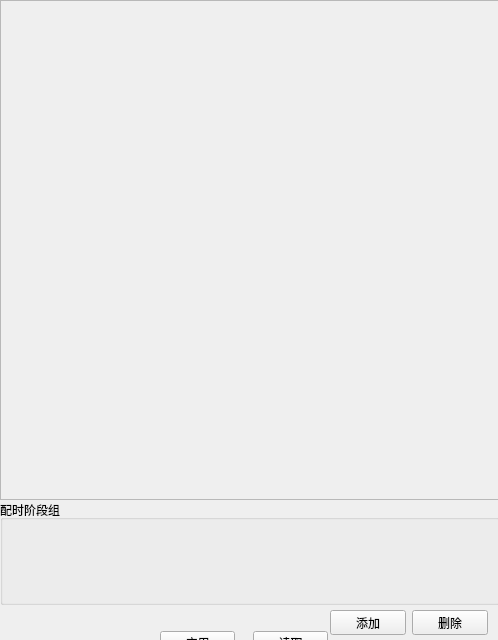
<?xml version="1.0" encoding="UTF-8"?>
<ui version="4.0">
 <class>WStage</class>
 <widget class="QWidget" name="WStage">
  <property name="geometry">
   <rect>
    <x>0</x>
    <y>0</y>
    <width>498</width>
    <height>640</height>
   </rect>
  </property>
  <property name="windowTitle">
   <string>Form</string>
  </property>
  <widget class="QFrame" name="framePhase">
   <property name="geometry">
    <rect>
     <x>0</x>
     <y>0</y>
     <width>500</width>
     <height>500</height>
    </rect>
   </property>
   <property name="frameShape">
    <enum>QFrame::StyledPanel</enum>
   </property>
   <property name="frameShadow">
    <enum>QFrame::Raised</enum>
   </property>
  </widget>
  <widget class="QGroupBox" name="frameGroup">
   <property name="geometry">
    <rect>
     <x>0</x>
     <y>500</y>
     <width>500</width>
     <height>105</height>
    </rect>
   </property>
   <property name="minimumSize">
    <size>
     <width>500</width>
     <height>105</height>
    </size>
   </property>
   <property name="title">
    <string>配时阶段组</string>
   </property>
   <layout class="QHBoxLayout" name="horizontalLayout_2"/>
  </widget>
  <widget class="QPushButton" name="btnRead">
   <property name="geometry">
    <rect>
     <x>253</x>
     <y>631</y>
     <width>75</width>
     <height>23</height>
    </rect>
   </property>
   <property name="text">
    <string>读取</string>
   </property>
  </widget>
  <widget class="QPushButton" name="btnApp">
   <property name="geometry">
    <rect>
     <x>160</x>
     <y>631</y>
     <width>75</width>
     <height>23</height>
    </rect>
   </property>
   <property name="text">
    <string>应用</string>
   </property>
  </widget>
  <widget class="QWidget" name="layoutWidget">
   <property name="geometry">
    <rect>
     <x>330</x>
     <y>610</y>
     <width>158</width>
     <height>25</height>
    </rect>
   </property>
   <layout class="QHBoxLayout" name="horizontalLayout">
    <item>
     <widget class="QPushButton" name="btnAdd">
      <property name="text">
       <string>添加</string>
      </property>
     </widget>
    </item>
    <item>
     <widget class="QPushButton" name="btnDel">
      <property name="text">
       <string>删除</string>
      </property>
     </widget>
    </item>
   </layout>
  </widget>
 </widget>
 <resources/>
 <connections/>
</ui>
